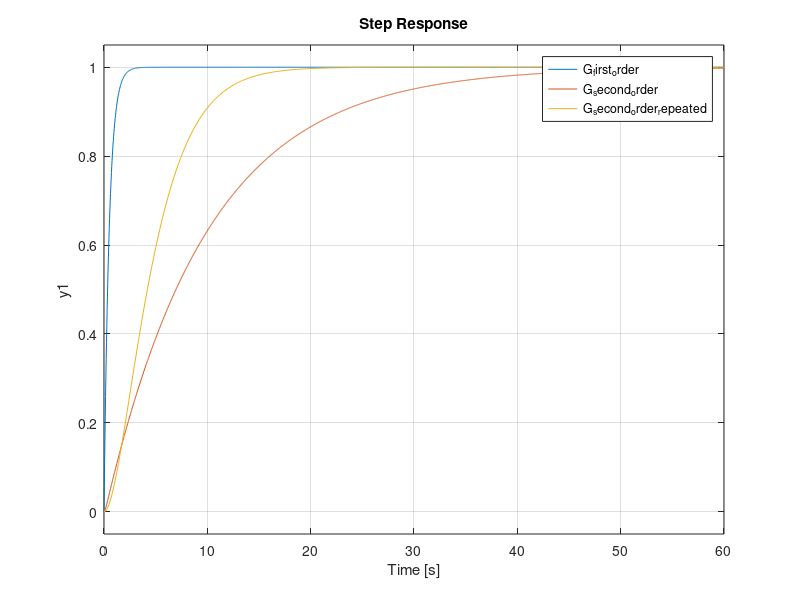

Here is the MATLAB script that generated this plot:
G_first_order = tf(2, [1, 2]);
G_second_order = tf(1, [1, 10, 1]);
G_second_order_repeated = tf(0.16, [1, 0.8, 0.16]);
step(G_first_order, G_second_order, G_second_order_repeated);
legend